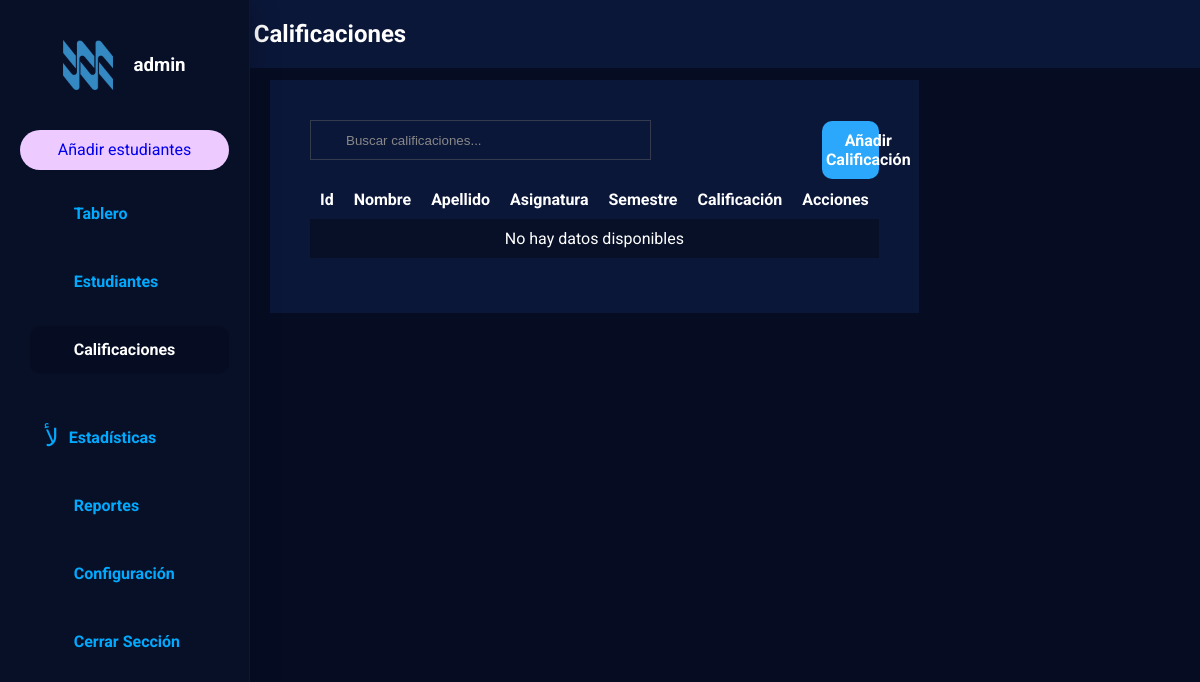
Before: /templates/calificaciones.php (signed in) with the older database file.
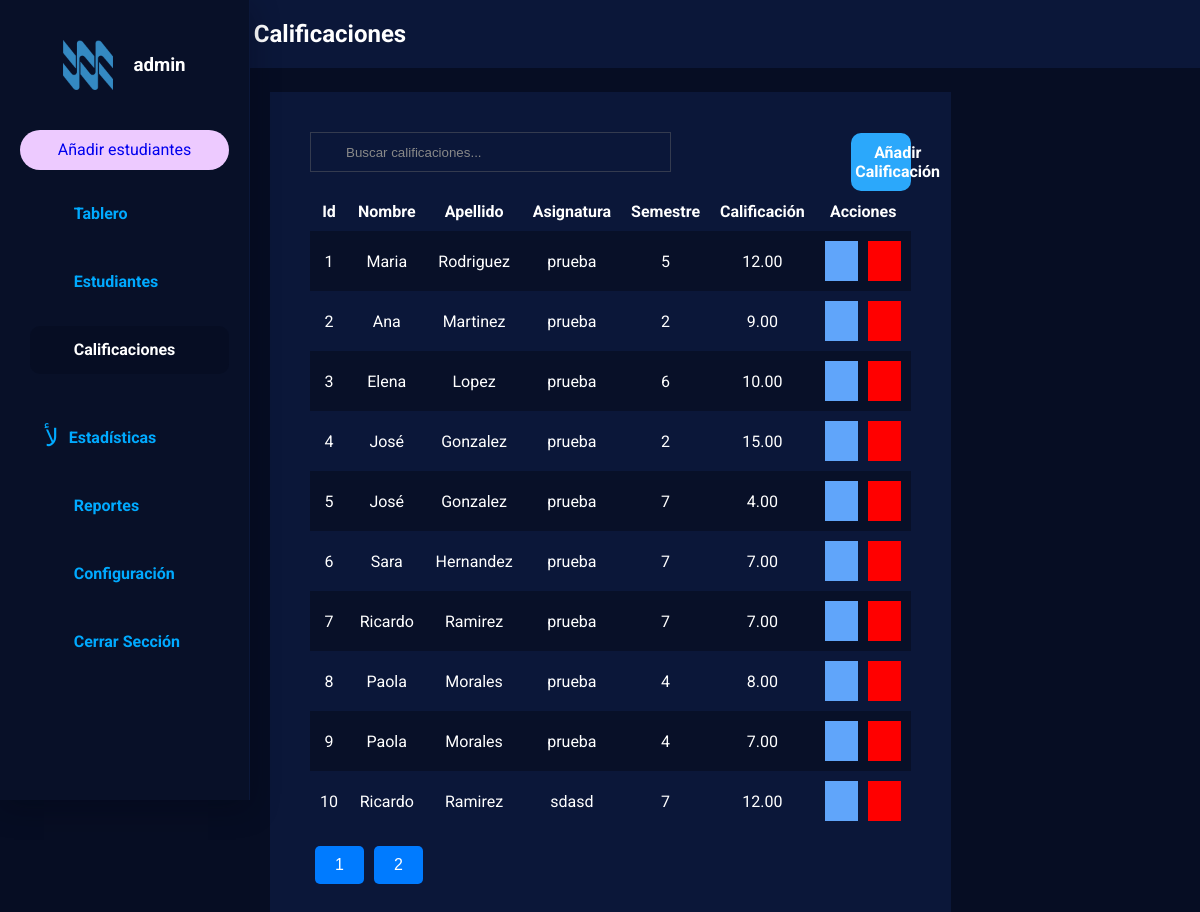
After: the same page with the newer database file.
### tables this page shows
CREATE TABLE `calificaciones` (
  `id` int(11) NOT NULL,
  `estudiante_id` int(11) DEFAULT NULL,
  `asignatura` varchar(50) DEFAULT NULL,
  `semestre` varchar(20) DEFAULT NULL,
  `calificacion` decimal(5,2) DEFAULT NULL,
  `estado` enum('Aprobado','Reprobado') DEFAULT 'Aprobado',
  `comentario` text DEFAULT NULL
);

CREATE TABLE `estudiantes` (
  `id` int(11) NOT NULL,
  `cedula` int(8) NOT NULL,
  `nombre` varchar(100) NOT NULL,
  `apellido` varchar(100) NOT NULL,
  `carrera` varchar(100) NOT NULL,
  `telefono` varchar(20) NOT NULL,
  `fecha_ingreso` date NOT NULL
);

### obtener-calificaciones.php (the view, shortened to what this page needs)
<?php
include('config.php');
$limit = 10;
$page = isset($_GET['page']) ? (int)$_GET['page'] : 1;
$offset = ($page - 1) * $limit;
$query = "SELECT calificaciones.id, calificaciones.estudiante_id, calificaciones.asignatura, calificaciones.semestre, calificaciones.calificacion, estudiantes.nombre, estudiantes.apellido
          FROM calificaciones
          JOIN estudiantes ON calificaciones.estudiante_id = estudiantes.id
          LIMIT $limit OFFSET $offset";
$result = $conn->query($query);
$totalQuery = "SELECT COUNT(*) AS total FROM calificaciones";
$totalResult = $conn->query($totalQuery);
$totalRow = $totalResult->fetch_assoc();
$totalRecords = $totalRow['total'];
$totalPages = ceil($totalRecords / $limit);
if ($result->num_rows > 0) {
    while ($row = $result->fetch_assoc()) {
        echo "<tr>";
        echo "<td>" . $row['id'] . "</td>";
        echo "<td>" . $row['nombre'] . "</td>";
        echo "<td>" . $row['apellido'] . "</td>";
        echo "<td>" . $row['asignatura'] . "</td>";
        echo "<td>" . $row['semestre'] . "</td>";
        echo "<td>" . $row['calificacion'] . "</td>";
        echo "<td class='activo' id='ad'>";
        echo "<a href='editar-calificacion.php?id=" . $row['id'] . "'><button class='edit'><i class='ti ti-pencil'></i></button></a>";
        echo "<button class='delete' data-id='" . $row['id'] . "'><i class='ti ti-trash'></i></button>";
        echo "</td>";
        echo "</tr>";
    }
} else {
    echo "<tr><td colspan='7'>No hay datos disponibles</td></tr>";
}
echo "</table>";
echo "<div id='pagination'>";
$buttonsToShow = 2;
$startPage = max(1, $page - $buttonsToShow);
$endPage = min($totalPages, $page + $buttonsToShow);
for ($i = $startPage; $i <= $endPage; $i++) {
    echo "<button class='page-button' data-page='$i' onclick='cargarPagina($i)'>$i</button>";
}
echo "</div>";
?>

### templates/calificaciones.php (shortened to what this page needs)
<!DOCTYPE html>
<html lang="es">
<head>
    <link rel="stylesheet" href="../static/Css/style.css">
    <link rel="stylesheet" href="../static/webfont/tabler-icons-outline.css">
</head>
<body>
    <aside>
        <div class="subbox">
            <img src="../static/img/file.png" alt="Avatar">
            <h3>admin</h3>
        </div>
        <nav>
            <ul>
                <a class="boton-enlace" id="añadir-estudiantes-link" href="agregar-estudiantes.php">Añadir estudiantes</a>
                <li class="t"><a href="index.php" id="tablero-link"><i class="ti ti-layout-dashboard"></i>Tablero</a></li>
                <li class="t"><a href="estudiantes.php" id="estudiantes-link"><i class="ti ti-users"></i>Estudiantes</a></li>
                <li class="t"><a href="calificaciones.php" id="calificaciones-link"><i class="ti ti-certificate"></i>Calificaciones</a></li>
            </ul>
            <ul class="submenu">
                <li class="t"><a href="estadisticas.php" id="estadisticas-link"><i class="ti ti-chart-bar-popular"></i>Estadísticas</a></li>
                <li class="t"><a href="reportes.php" id="reportes-link"><i class="ti ti-report"></i>Reportes</a></li>
                <li class="t"><a href="configuracion.php" id="configuracion-link"><i class="ti ti-settings"></i>Configuración</a></li>
                <li class="t"><a href="../logout.php" id="cerrar-link"><i class="ti ti-logout"></i>Cerrar Sección</a></li>
            </ul>
        </nav>
    </aside>
    <header class="cabecera">
        <nav class="menu">
            <h1 style="color: white;" class="titulo2">Calificaciones</h1>
        </nav>
    </header>
    <section id="content">
    <div id="data-container" class="datos">
        <div class="search-container">
            <input type="text" id="searchInput" placeholder="Buscar calificaciones..." class="buscar">
            <i class="search-icon ti ti-search"></i>
            <a href="añadir-calificación.php" class="calificaciones"> Añadir Calificación</a>
        </div>
        <table id="dataTable" class="zebra-table">
            <thead>
                <tr>
                    <th>Id</th>
                    <th>Nombre </th>
                    <th>Apellido </th>
                    <th>Asignatura</th>
                    <th>Semestre</th>
                    <th>Calificación</th>
                    <th>Acciones</th>
                </tr>
            </thead>
            <tbody id="dataTableBody">
                <?php include('../obtener-calificaciones.php'); ?>
    </div>
</section>
</body>
</html>

### static/Css/style.css (style rules this page uses)
* { box-sizing: border-box; margin: 0; padding: 0; }
body { font-family: "Roboto", sans-serif; display: flex; flex-direction: row; align-items: baseline; border-collapse: collapse; background: #060d23; color: white; }
.datos { background: rgb(11 23 57); position: absolute; width: 80%; top: 10%; padding: 40px; color: white; }
aside { width: 250px; background: rgb(8, 16, 40); height: 100vh; display: flex; flex-direction: column; align-items: center; gap: 40px; padding-top: 40px; padding-left: 20px; padding-right: 20px; border-color: rgb(11, 23, 57); border-width: 0px 1px 0px 0px; border-style: solid; box-shadow: rgba(1, 5, 17, 0.3) 0px 8px 28px 0px; z-index: 2; }
img { width: 50px; height: 50px; position: relative; }
.subbox { position: relative; text-align: center; width: 50px; height: 50px; border-radius: 50%; display: flex; flex-direction: row; align-items: center; justify-content: center; column-gap: 20px; }
li { list-style: none; padding-left: 10px; border-radius: 20px; }
.ti { font-size: 24px; }
nav { display: flex; flex-direction: column; width: 100%; height: 100%; align-items: center; }
#pagination { display: flex; margin-top: 15px; }
#pagination button { background-color: #007bff; border: none; color: white; padding: 10px 20px; margin: 0 5px; border-radius: 5px; cursor: pointer; font-size: 16px; }
.zebra-table tbody tr:nth-child(odd) { background-color: rgb(8, 16, 40); }
.zebra-table tbody tr:nth-child(even) { background-color: rgb(11 23 57); }
ul { width: 100%; line-height: 3; display: flex; flex-direction: column; gap: 20px; }
a { text-decoration: none; display: flex; align-items: center; gap: 10px; }
.menu { width: 50%; margin-left: 20px; }
.submenu { margin-top: 40px; }
table { width: 100%; border-collapse: collapse; }
thead { text-align: left; }
th, td { padding: 10px; text-align: center; }
.activo { display: flex; gap: 10px; }
#ad { justify-content: center; }
section { flex: 1; padding: 20px; }
.activo button i { font-size: 30px; }
.edit, .delete { cursor: pointer; border-radius: 0px; padding: 5px; width: auto; background: #60a5fa; border-style: none; color: white; }
.delete { background: red; }
.buscar { width: 60%; background-color: #0b1739; border-style: none; border: 1px solid rgb(52, 59, 79); margin-bottom: 20px; }
.cabecera { position: absolute; background: #0b1739; width: 100%; padding: 20px; z-index: -1; }
.boton-enlace { cursor: pointer; display: flex; align-items: center; justify-content: center; height: 40px; border-radius: 20px; background: #edcaff; border-style: none; transition-duration: 0.5s; }
input[type=text], input[type=email], input[type=password], input[type=tel] { height: 40px; padding: 10px; }
.search-container { position: relative; display: flex; align-items: center; gap: 30%; }
.calificaciones { padding: 10px 4px 10px 4px; width: 10%; border: 0; border-radius: 10px; background-color: #2ba8fb; color: #ffffff; font-weight: Bold; transition: all 0.5s; -webkit-transition: all 0.5s; text-align: center; font-size: 16px; }
.search-container .buscar { padding-left: 35px; box-sizing: border-box; }
.search-container .search-icon { position: absolute; left: 10px; top: 10px; font-size: 20px; color: #888; }
::placeholder { color: #888; }
input { color: #888; }
aside nav .t a.active { color: white; border-radius: 10px; background: #060D23; }
aside nav .t a { color: #00aaff; font-weight: bold; padding-left: 15px; }
@media (max-width: 1580px) { #data-container { width: auto; } }

Changed rows visible on the page:
added calificaciones: id "1", estudiante.nombre "Maria", estudiante.apellido "Rodriguez", asignatura "prueba", semestre "5", calificacion "12.00"
added calificaciones: id "2", estudiante.nombre "Ana", estudiante.apellido "Martinez", asignatura "prueba", semestre "2", calificacion "9.00"
added calificaciones: id "3", estudiante.nombre "Elena", estudiante.apellido "Lopez", asignatura "prueba", semestre "6", calificacion "10.00"
added calificaciones: id "4", estudiante.nombre "José", estudiante.apellido "Gonzalez", asignatura "prueba", semestre "2", calificacion "15.00"
added calificaciones: id "5", estudiante.nombre "José", estudiante.apellido "Gonzalez", asignatura "prueba", semestre "7", calificacion "4.00"
added calificaciones: id "6", estudiante.nombre "Sara", estudiante.apellido "Hernandez", asignatura "prueba", semestre "7", calificacion "7.00"
added calificaciones: id "7", estudiante.nombre "Ricardo", estudiante.apellido "Ramirez", asignatura "prueba", semestre "7", calificacion "7.00"
added calificaciones: id "8", estudiante.nombre "Paola", estudiante.apellido "Morales", asignatura "prueba", semestre "4", calificacion "8.00"
added calificaciones: id "9", estudiante.nombre "Paola", estudiante.apellido "Morales", asignatura "prueba", semestre "4", calificacion "7.00"
added calificaciones: id "10", estudiante.nombre "Ricardo", estudiante.apellido "Ramirez", asignatura "sdasd", semestre "7", calificacion "12.00"
Other visible differences:
new list line: "1"
new list line: "2"
text no longer shown: "No hay datos disponibles"
